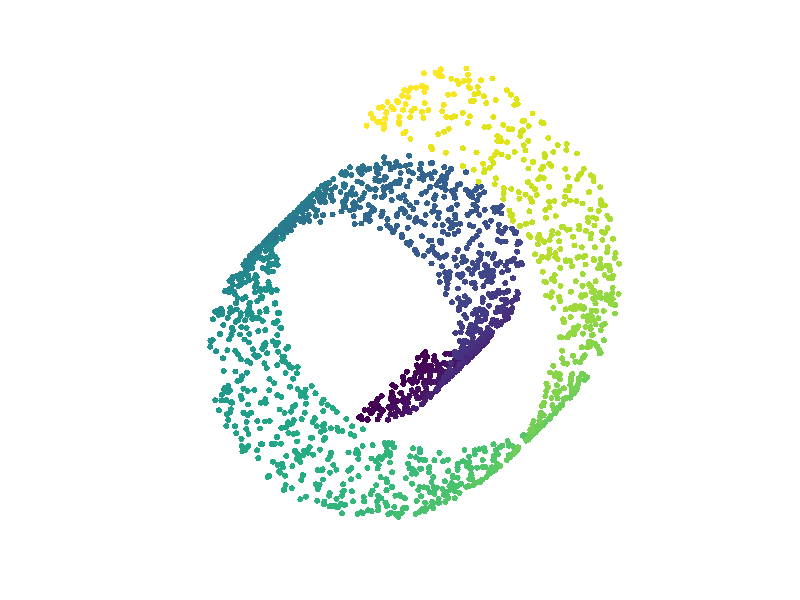
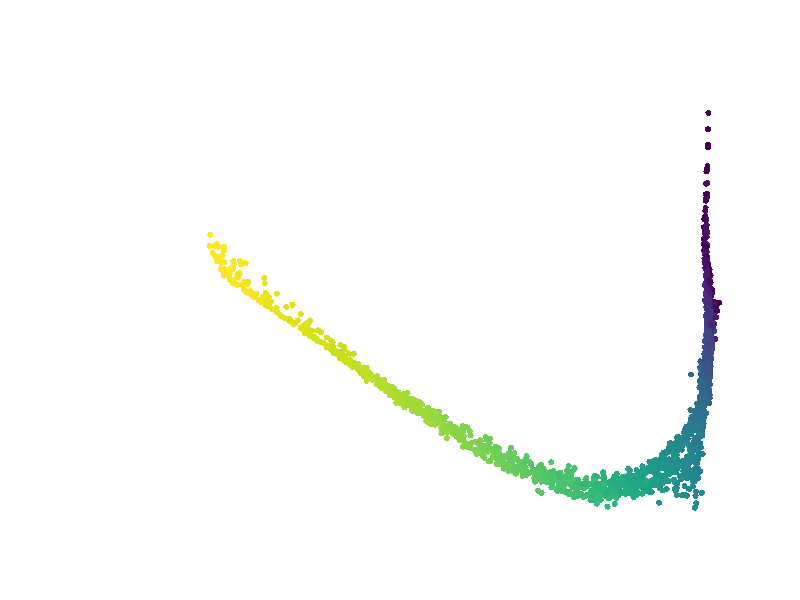

Write the MATLAB code that produced these figures, in order.
function X = LLE(X, k, d)
%% minifold learning: locally linear embedding
% k : neighbors
% x : data set 
% d : low dimension;
if nargin < 1
    N = 2000;
    rand('state',123456789);
    %Gaussian noise
    noise = 0.001*randn(1,N);
    %standard swiss roll data
    tt = (3*pi/2)*(1+2*rand(1,N));   height = 21*rand(1,N);
    X = [(tt+ noise).*cos(tt); height; (tt+ noise).*sin(tt)];
    
    %show the picture
    point_size = 20;
    figure(1)
    cla
    scatter3(X(1,:),X(2,:),X(3,:), point_size,tt,'filled');
    view([12 12]); grid off; axis off; hold on;
    axis off;
    axis equal;
    drawnow;
    X = X';
    k = 12;
    d = 2;
end
[m, ~] = size(X); % d < ~
lambda = 1e-10;
W = zeros(m); 
e = ones(k,1);
for i =1 : m
    xx = repmat(X(i, :), m, 1);
    diff = xx - X;
    dist = sum(diff.* diff, 2);
    [~, pos] = sort(dist);
    index = pos(1 : k + 1)';
    index(index == i) = [];
    w_numerator = (X(index, :) * X(index, :)' + lambda * eye(k)) \ e;
    w_denominator = e' * w_numerator;
    w = w_numerator / w_denominator;
    W(i, index) = w;
end
W =sparse(W);
I = eye(m);
A = (I - W)' * (I - W);
[eigenvector, eigenvalue] = eig(A);
eigenvalue = diag(eigenvalue);
[~,pos] = sort(eigenvalue);
index = pos(1: d+1);
tran = eigenvector(:, index);
p =sum(tran.*tran);
j = find(p == min(p));
tran(:, j) = [];
X = tran;
figure(2)
scatter(X(:,1),X(:,2),point_size, tt,'filled');
grid off; axis off;